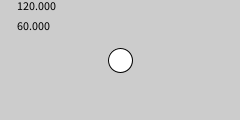
Frame 1 (no input)
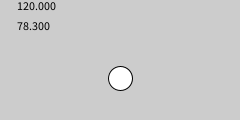
Frame 60 (the mouse pressed at the canvas centre just before this capture)
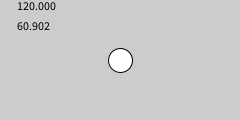
Frame 120 (the mouse held since frame 60 and released just before this capture)

The Processing sketch that drew these frames (run headless with seeded random() and noise(); from frame 60 on, the mouse is pressed at the canvas centre):

// Processing sketch: processing_49299
// ── processing_49299.pde

float x = 120;
float y = 60;
int radius = 12;
float easing = 0.05;
float speed = 0;
float gravity = 0.1;
float upwardforce = -0.75;

void setup() {
  size(240, 120);
  smooth();
  ellipseMode(RADIUS);
}

void draw() {
  background(204);

  fill(0);
  text(x, 15, 10);
  text(y, 15, 30);

  fill(255);
  float targetX = mouseX; 
  float targetY = mouseY;
  if (mousePressed) {
    if (targetX > x && x < width - 12 || targetX < x && x > 12) {
      x += (targetX - x) * easing;
    }
    if (targetY < y && y > 12 || targetY > y && y < height - 12) {
      y += (targetY - y) * easing;
    }
  } 
  else {
    y += speed;
    speed += gravity;
    if (y > height - 12) {
      y = height - 12;
      if (speed < 0.65) {
        speed = 0;
      } else {
        speed *= upwardforce;
        upwardforce += 0.01 * gravity;
      }
    }
  }  
  ellipse(x, y, radius, radius);
  

}
                
                                              
